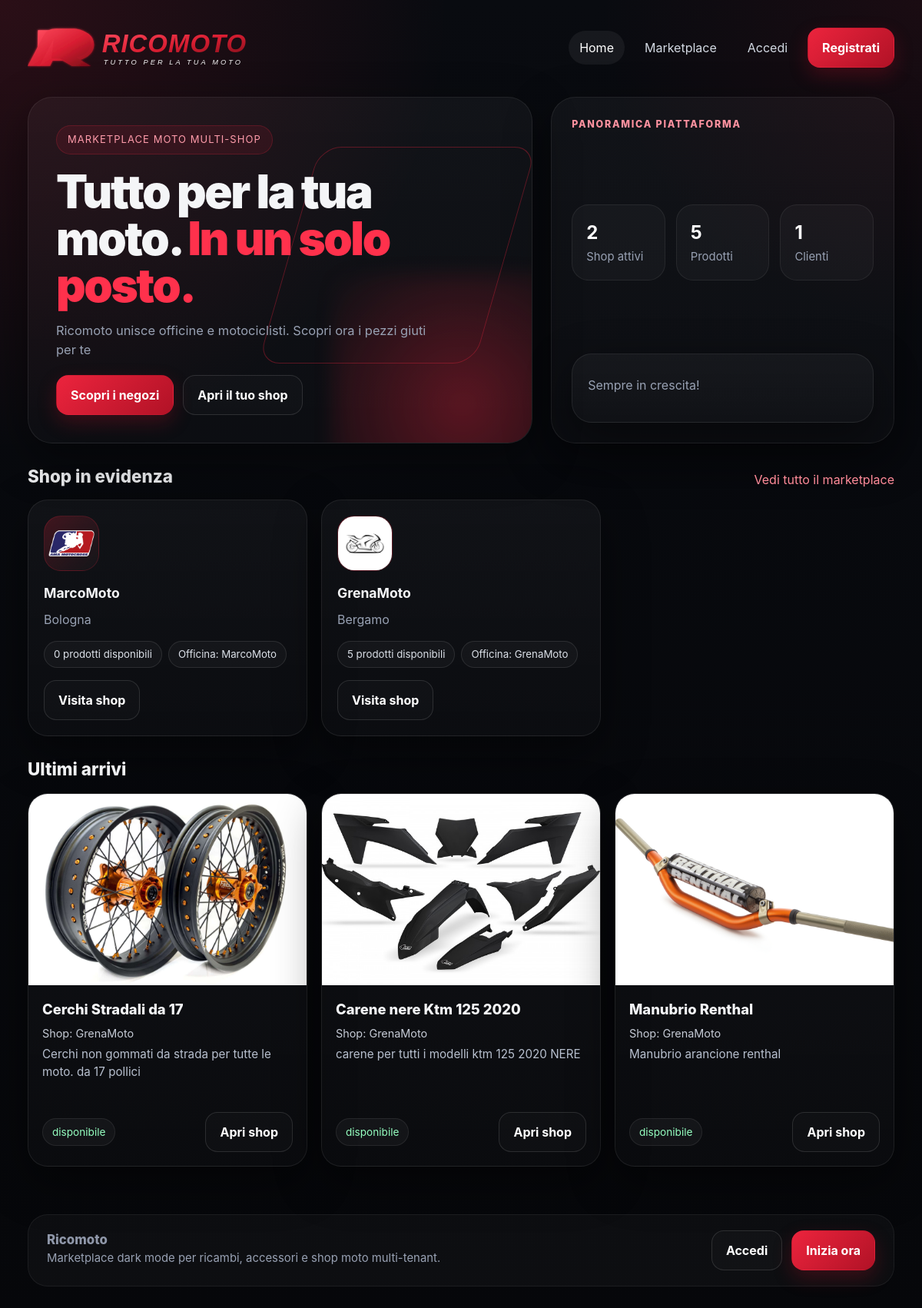
The page /ricomoto/index.php on the database its author committed.
### tables this page shows
CREATE TABLE `shop` (
  `id` int(11) NOT NULL,
  `officina_id` int(30) NOT NULL,
  `nome` varchar(120) NOT NULL,
  `slug` varchar(120) NOT NULL,
  `localita` varchar(120) NOT NULL,
  `logo` varchar(255) DEFAULT NULL,
  `descrizione` text DEFAULT NULL,
  `status` enum('active','suspended') NOT NULL DEFAULT 'active',
  `featured` tinyint(1) NOT NULL DEFAULT 0,
  `created_at` timestamp NULL DEFAULT current_timestamp()
);

CREATE TABLE `officina` (
  `id` int(30) NOT NULL,
  `nome` varchar(50) NOT NULL,
  `iva` varchar(20) NOT NULL,
  `indirizzo` varchar(80) NOT NULL,
  `utente_id` int(11) NOT NULL,
  `cellulare` varchar(15) NOT NULL
);

CREATE TABLE `prodotto` (
  `id` int(11) NOT NULL,
  `officina_id` int(11) NOT NULL,
  `shop_id` int(11) DEFAULT NULL,
  `titolo` varchar(150) NOT NULL,
  `descrizione` text NOT NULL,
  `prezzo` decimal(10,2) NOT NULL DEFAULT 0.00,
  `quantita` int(11) NOT NULL DEFAULT 1,
  `trattabile` tinyint(1) NOT NULL DEFAULT 1,
  `immagine` varchar(255) NOT NULL,
  `stato` enum('disponibile','venduto') NOT NULL DEFAULT 'disponibile',
  `created_at` timestamp NULL DEFAULT current_timestamp()
);

### ricomoto/tenant.php (called while the page is built, shortened)
<?php
function appBasePath(): string {
    $scriptName = str_replace('\\', '/', $_SERVER['SCRIPT_NAME'] ?? '');
    $dir = rtrim(str_replace('\\', '/', dirname($scriptName)), '/');
    return $dir === '/' ? '' : $dir;
}
function appUrl(string $path = ''): string {
    $base = appBasePath();
    $path = ltrim($path, '/');
    return $base . ($path !== '' ? '/' . $path : '');
}
function assetUrl(string $path): string {
    return appUrl(ltrim($path, '/'));
}
function mediaUrl(?string $path): string {
    $path = trim((string)$path);
    return assetUrl($path);
}
function tenantStoreUrl(string $slug, string $path = 'shop.php'): string {
    $scheme = (!empty($_SERVER['HTTPS']) && $_SERVER['HTTPS'] !== 'off') ? 'https' : 'http';
    $basePath = appBasePath();
    $path = ltrim($path, '/');
    return $scheme . '://' . $slug . '.localhost' . $basePath . '/' . $path;
}

### ricomoto/index.php (the view, shortened to what this page needs)
<?php
require_once __DIR__ . '/auth.php';
$featuredShops = [];
$latestProducts = [];
$totals = ['shop' => 0, 'prodotti' => 0, 'clienti' => 0];
if ($res = $conn->query("SELECT COUNT(*) c FROM shop WHERE status='active'")) {
    $totals['shop'] = (int)$res->fetch_assoc()['c'];
}
if ($res = $conn->query("SELECT COUNT(*) c FROM prodotto")) {
    $totals['prodotti'] = (int)$res->fetch_assoc()['c'];
}
if ($res = $conn->query("SELECT COUNT(*) c FROM user_roles ur JOIN roles r ON r.id=ur.role_id WHERE r.name='cliente'")) {
    $totals['clienti'] = (int)$res->fetch_assoc()['c'];
}
$q = "SELECT s.*, o.nome AS officina_nome,
      (SELECT COUNT(*) FROM prodotto p WHERE p.shop_id=s.id AND p.stato='disponibile') AS disponibili
      FROM shop s
      JOIN officina o ON o.id = s.officina_id
      WHERE s.status='active'
      ORDER BY s.featured DESC, s.created_at DESC
      LIMIT 4";
if ($res = $conn->query($q)) {
    $featuredShops = $res->fetch_all(MYSQLI_ASSOC);
}
$q2 = "SELECT p.*, s.nome AS nome_shop, s.slug AS shop_slug
       FROM prodotto p
       LEFT JOIN shop s ON s.id = p.shop_id
       ORDER BY p.created_at DESC
       LIMIT 3";
if ($res = $conn->query($q2)) {
    $latestProducts = $res->fetch_all(MYSQLI_ASSOC);
}
?>
<!DOCTYPE html>
<html>
<head>
  <link rel="stylesheet" href="style.css">
</head>
<body>
  <div class="container wide-container">
    <div class="brandbar">
      <a class="brand" href="<?= htmlspecialchars(appUrl('index.php')) ?>">
        <img src="<?= htmlspecialchars(assetUrl('assets/ricomoto-logo.svg')) ?>" alt="Ricomoto">
      </a>
      <div class="nav-links">
        <a class="nav-link active" href="<?= htmlspecialchars(appUrl('index.php')) ?>">Home</a>
        <a class="nav-link" href="<?= htmlspecialchars(appUrl('prodotti.php')) ?>">Marketplace</a>
        <a class="nav-link" href="<?= htmlspecialchars(appUrl('login.php')) ?>">Accedi</a>
        <a class="btn btn-primary" href="<?= htmlspecialchars(appUrl('register.php')) ?>">Registrati</a>
      </div>
    </div>
    <section class="hero-shell">
      <div class="hero-panel">
        <div class="hero-copy">
          <div class="eyebrow">Marketplace moto multi-shop</div>
          <h1>Tutto per la tua moto. <span class="accent">In un solo posto.</span></h1>
          <p>Ricomoto unisce officine e motociclisti. Scopri ora i pezzi giuti per te</p>
          <div class="btn-row mt-20">
            <a class="btn btn-primary" href="<?= htmlspecialchars(appUrl('prodotti.php')) ?>">Scopri i negozi</a>
            <a class="btn btn-ghost" href="<?= htmlspecialchars(appUrl('register.php')) ?>">Apri il tuo shop</a>
          </div>
        </div>
      </div>
      <div class="panel" style="padding:26px;border-radius:32px;display:flex;flex-direction:column;justify-content:space-between;gap:18px;">
        <div>
          <div class="kicker">Panoramica piattaforma</div>
        </div>
        <div class="hero-stats">
          <div class="mini-stat"><strong><?= $totals['shop'] ?></strong><span class="small">Shop attivi</span></div>
          <div class="mini-stat"><strong><?= $totals['prodotti'] ?></strong><span class="small">Prodotti</span></div>
          <div class="mini-stat"><strong><?= $totals['clienti'] ?></strong><span class="small">Clienti</span></div>
        </div>
        <div class="feature-card">
          <p style="margin-top:8px">Sempre in crescita!</p>
        </div>
      </div>
    </section>
    <section class="section">
      <div class="section-head">
        <div class="section-title">Shop in evidenza</div>
        <a class="link" href="<?= htmlspecialchars(appUrl('prodotti.php')) ?>">Vedi tutto il marketplace</a>
      </div>
      <div class="shop-grid">
        <?php foreach ($featuredShops as $shop): ?>
          <article class="shop-card">
            <div class="shop-logo-box"><?= !empty($shop['logo']) ? '<img class="shop-logo" src="'.htmlspecialchars(mediaUrl($shop['logo'])).'" alt="logo">' : '<div class="shop-logo-fallback">'.htmlspecialchars(strtoupper(substr($shop['nome'],0,1))).'</div>' ?></div>
            <h3><?= htmlspecialchars($shop['nome']) ?></h3>
            <p><?= htmlspecialchars($shop['localita']) ?></p>
            <div class="badge-row">
              <span class="badge"><?= (int)$shop['disponibili'] ?> prodotti disponibili</span>
              <span class="badge">Officina: <?= htmlspecialchars($shop['officina_nome']) ?></span>
            </div>
            <div class="btn-row mt-16">
              <a class="btn btn-ghost" href="<?= htmlspecialchars(tenantStoreUrl($shop['slug'])) ?>" target="_blank">Visita shop</a>
            </div>
          </article>
        <?php endforeach; ?>
      </div>
    </section>
    <section class="section">
      <div class="section-head">
        <div class="section-title">Ultimi arrivi</div>
      </div>
      <div class="grid-products">
        <?php foreach ($latestProducts as $p): ?>
          <article class="product-card">
            <div class="product-img"><img src="<?= htmlspecialchars(mediaUrl($p['immagine'])) ?>" alt="<?= htmlspecialchars($p['titolo']) ?>"></div>
            <div class="product-body">
              <div class="product-title"><?= htmlspecialchars($p['titolo']) ?></div>
              <div class="product-sub">Shop: <?= htmlspecialchars($p['nome_shop'] ?: 'Marketplace') ?></div>
              <div class="product-desc"><?= nl2br(htmlspecialchars($p['descrizione'])) ?></div>
              <div class="product-footer">
                <span class="product-status <?= $p['stato'] === 'venduto' ? 'sold' : 'avail' ?>"><?= htmlspecialchars($p['stato']) ?></span>
                <?php if (!empty($p['shop_slug'])): ?><a class="btn btn-ghost" href="<?= htmlspecialchars(tenantStoreUrl($p['shop_slug'])) ?>" target="_blank">Apri shop</a><?php endif; ?>
              </div>
            </div>
          </article>
        <?php endforeach; ?>
      </div>
    </section>
    <footer class="site-footer">
      <div class="footer-panel topbar-flex">
        <div>
          <div class="headline-sm">Ricomoto</div>
          <div class="small">Marketplace dark mode per ricambi, accessori e shop moto multi-tenant.</div>
        </div>
        <div class="btn-row">
          <a class="btn btn-ghost" href="<?= htmlspecialchars(appUrl('login.php')) ?>">Accedi</a>
          <a class="btn btn-primary" href="<?= htmlspecialchars(appUrl('register.php')) ?>">Inizia ora</a>
        </div>
      </div>
    </footer>
  </div>
</body>
</html>

### rows shown on the page
shop: logo (picture), nome "MarcoMoto", localita "Bologna", disponibili "0", officina.nome "MarcoMoto"
shop: logo (picture), nome "GrenaMoto", localita "Bergamo", disponibili "5", officina.nome "GrenaMoto"
prodotto: immagine (picture), titolo "Cerchi Stradali da 17", shop.nome "GrenaMoto", descrizione "Cerchi non gommati da strada per tutte le moto. da 17 pollici", stato "disponibile"
prodotto: immagine (picture), titolo "Carene nere Ktm 125 2020", shop.nome "GrenaMoto", descrizione "carene per tutti i modelli ktm 125 2020 NERE", stato "disponibile"
prodotto: immagine (picture), titolo "Manubrio Renthal", shop.nome "GrenaMoto", descrizione "Manubrio arancione renthal", stato "disponibile"

### other values the page prints
$totals['shop'] "2"
$totals['prodotti'] "5"
$totals['clienti'] "1"
